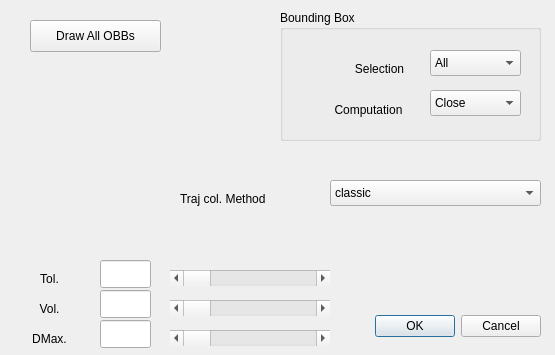
<?xml version="1.0" encoding="UTF-8"?>
<ui version="4.0">
 <class>KCDpropertiesWindow</class>
 <widget class="QDialog" name="KCDpropertiesWindow">
  <property name="geometry">
   <rect>
    <x>0</x>
    <y>0</y>
    <width>555</width>
    <height>355</height>
   </rect>
  </property>
  <property name="windowTitle">
   <string>Dialog</string>
  </property>
  <widget class="QDialogButtonBox" name="buttonBox">
   <property name="geometry">
    <rect>
     <x>200</x>
     <y>310</y>
     <width>341</width>
     <height>32</height>
    </rect>
   </property>
   <property name="orientation">
    <enum>Qt::Horizontal</enum>
   </property>
   <property name="standardButtons">
    <set>QDialogButtonBox::Cancel|QDialogButtonBox::Ok</set>
   </property>
  </widget>
  <widget class="QScrollBar" name="horizontalScrollTol">
   <property name="geometry">
    <rect>
     <x>170</x>
     <y>270</y>
     <width>160</width>
     <height>16</height>
    </rect>
   </property>
   <property name="orientation">
    <enum>Qt::Horizontal</enum>
   </property>
  </widget>
  <widget class="QScrollBar" name="horizontalScrollVol">
   <property name="geometry">
    <rect>
     <x>170</x>
     <y>300</y>
     <width>160</width>
     <height>16</height>
    </rect>
   </property>
   <property name="orientation">
    <enum>Qt::Horizontal</enum>
   </property>
  </widget>
  <widget class="QScrollBar" name="horizontalScrollDmax">
   <property name="geometry">
    <rect>
     <x>170</x>
     <y>330</y>
     <width>160</width>
     <height>16</height>
    </rect>
   </property>
   <property name="orientation">
    <enum>Qt::Horizontal</enum>
   </property>
  </widget>
  <widget class="QLabel" name="labelTol">
   <property name="geometry">
    <rect>
     <x>20</x>
     <y>270</y>
     <width>59</width>
     <height>18</height>
    </rect>
   </property>
   <property name="text">
    <string>Tol.</string>
   </property>
   <property name="alignment">
    <set>Qt::AlignCenter</set>
   </property>
  </widget>
  <widget class="QLabel" name="labelVol">
   <property name="geometry">
    <rect>
     <x>20</x>
     <y>300</y>
     <width>59</width>
     <height>18</height>
    </rect>
   </property>
   <property name="text">
    <string>Vol.</string>
   </property>
   <property name="alignment">
    <set>Qt::AlignCenter</set>
   </property>
  </widget>
  <widget class="QLabel" name="labelDmax">
   <property name="geometry">
    <rect>
     <x>20</x>
     <y>330</y>
     <width>59</width>
     <height>18</height>
    </rect>
   </property>
   <property name="text">
    <string>DMax.</string>
   </property>
   <property name="alignment">
    <set>Qt::AlignCenter</set>
   </property>
  </widget>
  <widget class="QLineEdit" name="lineEditVol">
   <property name="geometry">
    <rect>
     <x>100</x>
     <y>290</y>
     <width>51</width>
     <height>28</height>
    </rect>
   </property>
  </widget>
  <widget class="QLineEdit" name="lineEditTol">
   <property name="geometry">
    <rect>
     <x>100</x>
     <y>260</y>
     <width>51</width>
     <height>28</height>
    </rect>
   </property>
  </widget>
  <widget class="QLineEdit" name="lineEditDmax">
   <property name="geometry">
    <rect>
     <x>100</x>
     <y>320</y>
     <width>51</width>
     <height>28</height>
    </rect>
   </property>
  </widget>
  <widget class="QGroupBox" name="groupBox">
   <property name="geometry">
    <rect>
     <x>280</x>
     <y>10</y>
     <width>261</width>
     <height>131</height>
    </rect>
   </property>
   <property name="title">
    <string>Bounding Box</string>
   </property>
   <widget class="QComboBox" name="SlectionBox">
    <property name="geometry">
     <rect>
      <x>150</x>
      <y>40</y>
      <width>91</width>
      <height>26</height>
     </rect>
    </property>
    <item>
     <property name="text">
      <string>All</string>
     </property>
    </item>
    <item>
     <property name="text">
      <string>None</string>
     </property>
    </item>
   </widget>
   <widget class="QComboBox" name="ComputationBox">
    <property name="geometry">
     <rect>
      <x>150</x>
      <y>80</y>
      <width>91</width>
      <height>26</height>
     </rect>
    </property>
    <item>
     <property name="text">
      <string>Close</string>
     </property>
    </item>
    <item>
     <property name="text">
      <string>Large</string>
     </property>
    </item>
    <item>
     <property name="text">
      <string>Col.</string>
     </property>
    </item>
   </widget>
   <widget class="QLabel" name="SelectionLabel">
    <property name="geometry">
     <rect>
      <x>70</x>
      <y>50</y>
      <width>59</width>
      <height>18</height>
     </rect>
    </property>
    <property name="text">
     <string>Selection</string>
    </property>
    <property name="alignment">
     <set>Qt::AlignCenter</set>
    </property>
   </widget>
   <widget class="QLabel" name="ComputationLabel">
    <property name="geometry">
     <rect>
      <x>48</x>
      <y>90</y>
      <width>81</width>
      <height>20</height>
     </rect>
    </property>
    <property name="text">
     <string>Computation</string>
    </property>
    <property name="alignment">
     <set>Qt::AlignCenter</set>
    </property>
   </widget>
  </widget>
  <widget class="QLabel" name="label">
   <property name="geometry">
    <rect>
     <x>180</x>
     <y>190</y>
     <width>111</width>
     <height>17</height>
    </rect>
   </property>
   <property name="text">
    <string>Traj col. Method</string>
   </property>
  </widget>
  <widget class="QComboBox" name="comboBoxTrajMethod">
   <property name="geometry">
    <rect>
     <x>330</x>
     <y>180</y>
     <width>211</width>
     <height>26</height>
    </rect>
   </property>
   <item>
    <property name="text">
     <string>classic</string>
    </property>
   </item>
   <item>
    <property name="text">
     <string>dichotomic</string>
    </property>
   </item>
   <item>
    <property name="text">
     <string>classic + autocol</string>
    </property>
   </item>
   <item>
    <property name="text">
     <string>dichotomic+ autocol</string>
    </property>
   </item>
   <item>
    <property name="text">
     <string>classic + others</string>
    </property>
   </item>
   <item>
    <property name="text">
     <string>dicho.+ others</string>
    </property>
   </item>
   <item>
    <property name="text">
     <string>classic + others + autocol</string>
    </property>
   </item>
   <item>
    <property name="text">
     <string>classic current</string>
    </property>
   </item>
   <item>
    <property name="text">
     <string>dichotomic + current</string>
    </property>
   </item>
  </widget>
  <widget class="QPushButton" name="pushButtonDrawAllOBBs">
   <property name="geometry">
    <rect>
     <x>30</x>
     <y>20</y>
     <width>131</width>
     <height>32</height>
    </rect>
   </property>
   <property name="text">
    <string>Draw All OBBs</string>
   </property>
  </widget>
 </widget>
 <resources/>
 <connections>
  <connection>
   <sender>buttonBox</sender>
   <signal>accepted()</signal>
   <receiver>KCDpropertiesWindow</receiver>
   <slot>accept()</slot>
   <hints>
    <hint type="sourcelabel">
     <x>248</x>
     <y>254</y>
    </hint>
    <hint type="destinationlabel">
     <x>157</x>
     <y>274</y>
    </hint>
   </hints>
  </connection>
  <connection>
   <sender>buttonBox</sender>
   <signal>rejected()</signal>
   <receiver>KCDpropertiesWindow</receiver>
   <slot>reject()</slot>
   <hints>
    <hint type="sourcelabel">
     <x>316</x>
     <y>260</y>
    </hint>
    <hint type="destinationlabel">
     <x>286</x>
     <y>274</y>
    </hint>
   </hints>
  </connection>
  <connection>
   <sender>buttonBox</sender>
   <signal>accepted()</signal>
   <receiver>KCDpropertiesWindow</receiver>
   <slot>close()</slot>
   <hints>
    <hint type="sourcelabel">
     <x>370</x>
     <y>325</y>
    </hint>
    <hint type="destinationlabel">
     <x>277</x>
     <y>177</y>
    </hint>
   </hints>
  </connection>
  <connection>
   <sender>buttonBox</sender>
   <signal>rejected()</signal>
   <receiver>KCDpropertiesWindow</receiver>
   <slot>close()</slot>
   <hints>
    <hint type="sourcelabel">
     <x>370</x>
     <y>325</y>
    </hint>
    <hint type="destinationlabel">
     <x>277</x>
     <y>177</y>
    </hint>
   </hints>
  </connection>
 </connections>
</ui>
